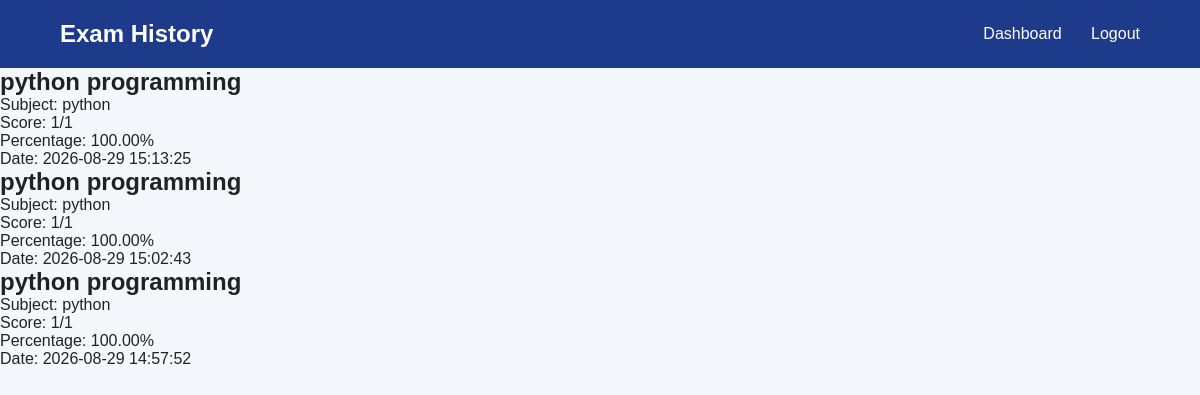
The app's page /history (signed in) with its own data.
### tables this page shows
CREATE TABLE results (
            id INTEGER PRIMARY KEY AUTOINCREMENT,
            user_id INTEGER NOT NULL,
            exam_id INTEGER NOT NULL,
            score INTEGER NOT NULL,
            total_questions INTEGER NOT NULL,
            percentage REAL NOT NULL,
            date TIMESTAMP DEFAULT CURRENT_TIMESTAMP,
            FOREIGN KEY (user_id) REFERENCES users(id),
            FOREIGN KEY (exam_id) REFERENCES exams(id)
        );

CREATE TABLE exams (
            id INTEGER PRIMARY KEY AUTOINCREMENT,
            title TEXT NOT NULL,
            subject TEXT NOT NULL,
            duration INTEGER NOT NULL,
            total_questions INTEGER NOT NULL
        );

### app.py (the view)
@app.route("/history")
def history():
    if "user_id" not in session:
        return redirect(url_for("login"))
    conn = get_db_connection()
    results = conn.execute(
        """
        SELECT results.*, exams.title, exams.subject
        FROM results
        JOIN exams ON results.exam_id = exams.id
        WHERE results.user_id = ?
        ORDER BY results.date DESC
        """,
        (session["user_id"],)
    ).fetchall()
    conn.close()
    return render_template(
        "history.html",
        results=results
    )

### app.py (called while the page is built)
def get_db_connection():
    conn = sqlite3.connect(DATABASE)
    conn.row_factory = sqlite3.Row
    return conn

### templates/history.html (shortened to what this page needs)
<!DOCTYPE html>
<html>
<head>
    <link rel="stylesheet"
          href="{{ url_for('static', filename='css/style.css') }}">
</head>
<body>
<header>
    <h1>Exam History</h1>
    <nav>
        <a href="/dashboard">Dashboard</a>
        <a href="/logout">Logout</a>
    </nav>
</header>
<main class="history-container">
    {% if results %}
        {% for result in results %}
        <div class="history-card">
            <h2>{{ result["title"] }}</h2>
            <p>
                Subject: {{ result["subject"] }}
            </p>
            <p>
                Score:
                {{ result["score"] }}/{{ result["total_questions"] }}
            </p>
            <p>
                Percentage:
                {{ "%.2f"|format(result["percentage"]) }}%
            </p>
            <p>
                Date: {{ result["date"] }}
            </p>
        </div>
        {% endfor %}
    {% else %}
        <h3>No exam history available.</h3>
    {% endif %}
</main>
</body>
</html>

### static/css/style.css (style rules this page uses)
* { margin: 0; padding: 0; box-sizing: border-box; }
body { font-family: Arial, sans-serif; background: #f4f7fb; color: #222; }
header { background: #1e3a8a; color: white; padding: 20px 60px; display: flex; justify-content: space-between; align-items: center; }
header h1 { font-size: 24px; }
nav a { color: white; text-decoration: none; margin-left: 25px; }

### records on screen
results: title "python programming", subject "python", score "1", total_questions "1", percentage "100.00", date "2026-08-29 15:13:25"
results: title "python programming", subject "python", score "1", total_questions "1", percentage "100.00", date "2026-08-29 15:02:43"
results: title "python programming", subject "python", score "1", total_questions "1", percentage "100.00", date "2026-08-29 14:57:52"
